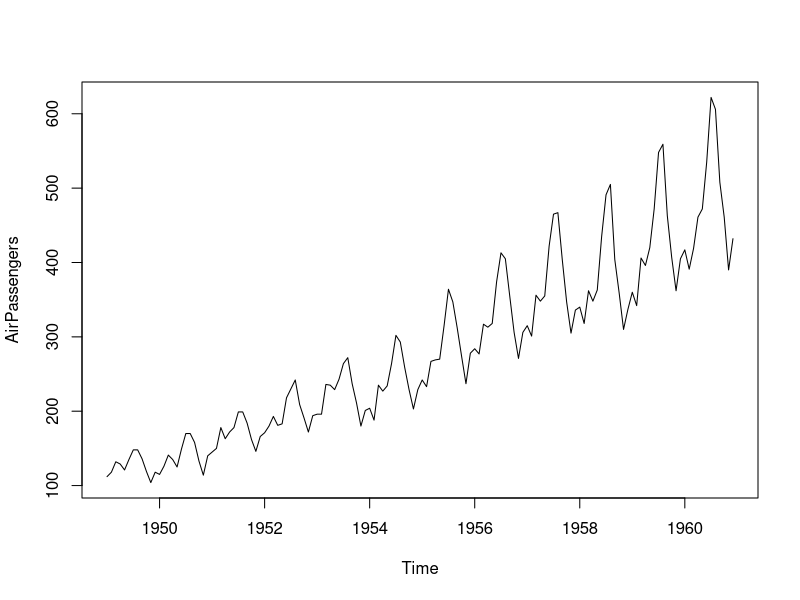
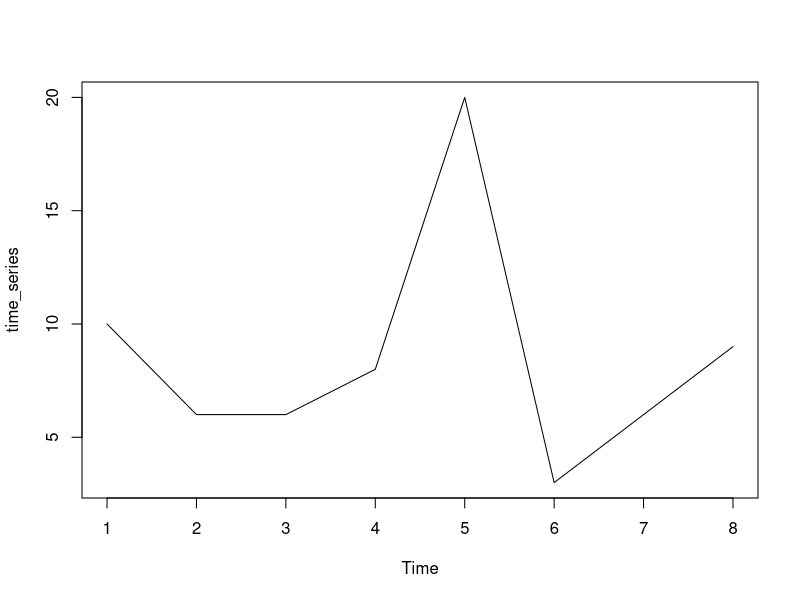
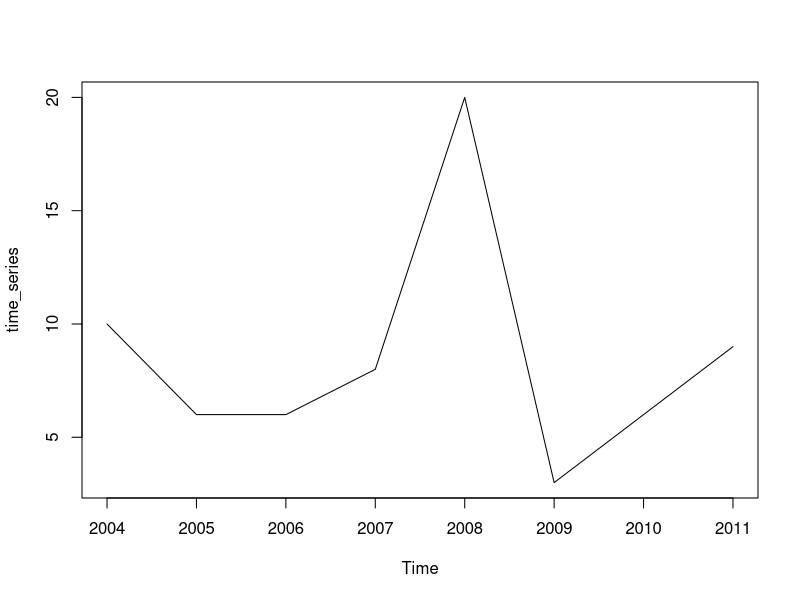
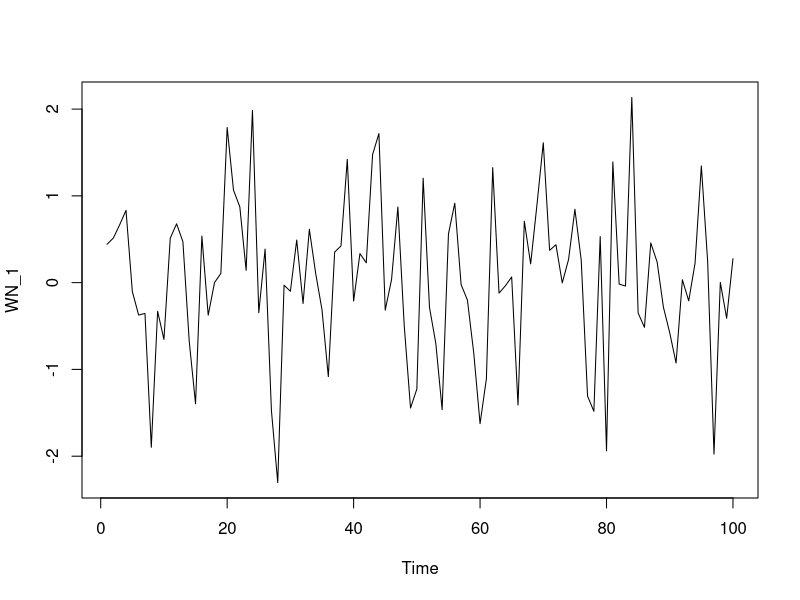
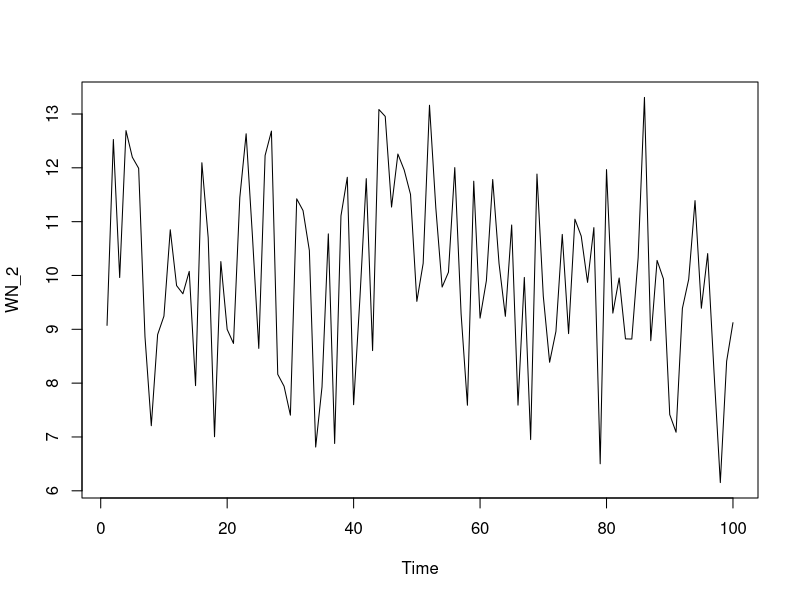
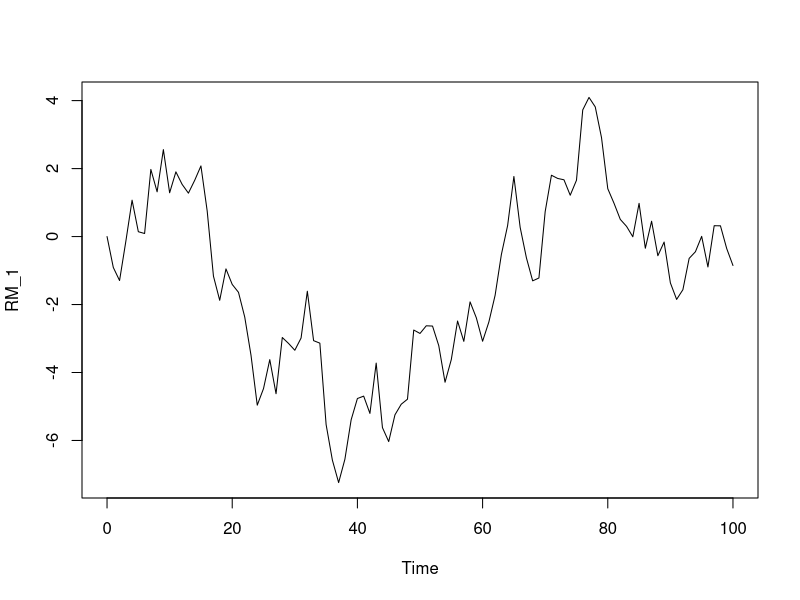
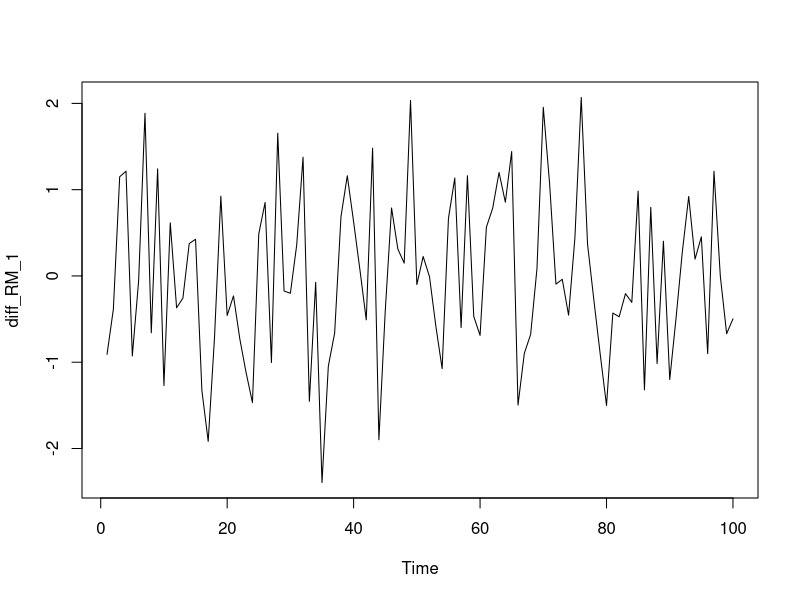
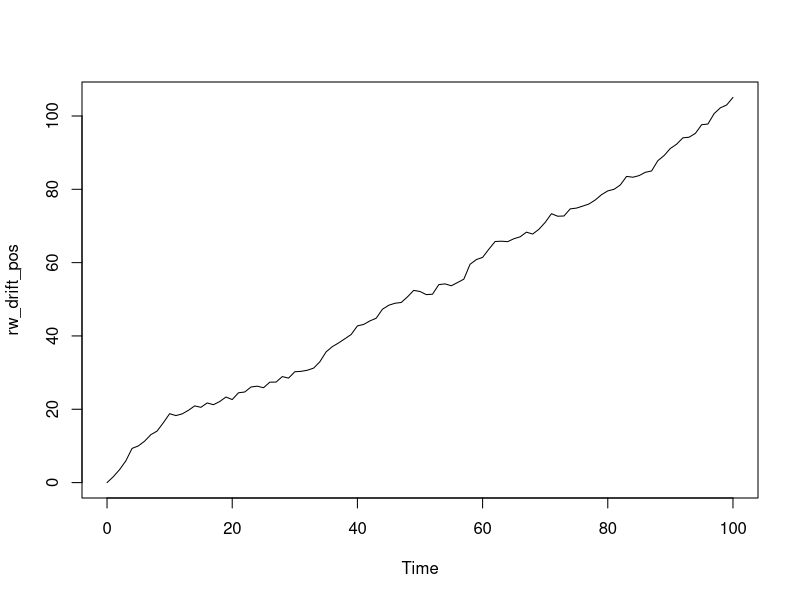

Generate these figures, in order, with R: (Note: this script raises an error after producing the figures.)
## ---- chunk 1
library(psych)
## ---- chunk 2
#plot(dataframe, xlab = "title", ylab = "title", type = "b") #note that type = "b" provides both data points and a line connecting each point
## ---- chunk 3
# Plot AirPassengers
plot(AirPassengers)

# View the start and end dates of AirPassengers
start(AirPassengers)
end(AirPassengers)

# Use time(), deltat(), frequency(), and cycle() with AirPassengers 
time(AirPassengers)
deltat(AirPassengers)
frequency(AirPassengers)
cycle(AirPassengers)

## ---- chunk 4
#Simple Time Series
data_vector <- c(10, 6, 6, 8, 20, 3, 6, 9)

#Turn the data vector into time series
time_series <- ts(data_vector)
#plot time series
plot(time_series)
## ---- chunk 5
#Instead of starting with 1, you can start with a year and then specify the frequency of observations

#Turn the data vector into time series
time_series <- ts(data_vector, start = 2004, frequency = 1)
#plot time series
plot(time_series)
## ---- chunk 6
#See if the data vector and time series are time series
is.ts(data_vector) #false
is.ts(time_series) #true
## ---- chunk 7
WN_1 <- arima.sim(model = list(order = c(0, 0, 0)), n = 100)
head(WN_1) #show some data
ts.plot(WN_1) #plot data
describe(WN_1) #The mean should be approx 0 and sd should be approx 1


#You can also add additional arguments to specify the mean and sd
WN_2 <- arima.sim(model = list(order = c(0, 0, 0)), n = 100,
                  mean = 10,
                  sd = 2)
head(WN_2) #show some data
ts.plot(WN_2) #plot data
describe(WN_2) #The mean should be approx 10 and sd should be approx 2

## ---- chunk 8
arima(WN_2, order = c(0, 0, 0)) #You can see that the mean should be approx 10
#Intercept is the estimated mean
# sigma^2 is the estiamted variance. The sd is the square root of this variance estimate.
sqrt(3.84) #This should be the same as the sd

#You can also find the mean and variance separately
mean(WN_2)
var(WN_2)
## ---- chunk 9
RM_1 <- arima.sim(model = list(order = c(0, 1, 0)), n = 100)
head(RM_1)
ts.plot(RM_1)

#Calculate the first difference in the time series.
diff_RM_1 <- diff(RM_1)
ts.plot(diff_RM_1) #This shows that when you remove the long-term trend of the Random Walk data, then it becomes White Noise
## ---- chunk 10
rw_drift_pos <- arima.sim(model = list(order = c(0, 1, 0)), n = 100, mean = 1) #mean = 1, so it will be a positive slope
ts.plot(rw_drift_pos)

rw_drift_neg <- arima.sim(model = list(order = c(0, 1, 0)), n = 100, mean = -1) #mean = -1, so it will be a negative slope
ts.plot(rw_drift_neg)

#You can then also calculate the first difference of the drift

rw_drift_diff_pos <- diff(rw_drift_pos)
ts.plot(rw_drift_diff_pos)

#You can then fit each model
model_pos <- arima(rw_drift_diff_pos)
model_pos

#Save the estimated time trend, which is the intercept
intercept_pos <- model_pos$coef
intercept_pos

#Now that you have the estimated coefficient or time trend, you can add the estimated time trend to the original data
ts.plot(rw_drift_pos) + 
abline(0, intercept_pos)

## ---- chunk 11
# Generate Data
white_noise <- arima.sim(model = list(order = c(0,0,0)), n = 100)

#Transform WN data to RW using cumsum()
random_walk <- cumsum(white_noise)

# Generate WN drift data
wn_drift <- arima.sim(model = list(order = c(0,0,0)), n = 100, mean = 0.4)
  
#Transform WN data to RW using cumsum()
rw_drift <- cumsum(wn_drift)

# Plot
plot.ts(cbind(white_noise, random_walk, wn_drift, rw_drift)) #note when you want to plot more than one time series use cbind(model_1, model_2, etc.) and enter the time series

## ---- chunk 12
library(tibble)
stocks <- as.tibble(EuStockMarkets)
stocks
dax <- stocks$DAX
smi <- stocks$SMI

ts.plot(dax)
ts.plot(smi)
ts.plot(cbind(dax, smi))

plot(dax,smi)

apply(stocks, MARGIN = 2, FUN = var) #looking at variance
apply(stocks, MARGIN = 2, FUN = sd) #looking at sd

pairs(stocks) #scatterplot matrix
plot(stocks)

ts.plot(stocks)



## ---- chunk 13
#mean and sd
mean(dax)
sd(dax)

mean(smi)
sd(smi)

#Covariance of these stocks. These depend of the scale of the variables
cov(dax, smi)

#Correlation of these stocks. These do not depend on the scale of the variables. These are standardized.
cor(dax, smi)

#You can see the relationship between covariance and correlation here
cov(dax, smi) / (sd(dax) * sd(smi)) #This is the covariance divided by the sd of each variable



## ---- chunk 14
acf(dax, lag.max = 10, plot = FALSE) #You can see that as the lag increases, the past lag has a lower correlation with the more recent price. In other words, today's price perfectly predicts today's price. Yesterday's price almost perfectly predicts today's price. Lastly, the price from two days ago, still strongly predicts today's price, but not as well as one day ago.

#Create an acf plot
acf(dax, lag.max = 100, plot = TRUE) #You can also view this graphically by using plot = TRUE. In this example, I used a larger lag.max, so differences can be perceivable
## ---- chunk 15
#AR Model with a 0.9 Slope
a <- arima.sim(model = list(ar = 0.9), n = 100) #This has large autocorrelation

#AR Model with a 0.0 slope
b <- arima.sim(model = list(ar = 0), n = 100) #This has lower autocorrelation

#AR Model with a -0.9 slope
c <- arima.sim(model = list(ar = -0.9), n = 100) #This moves around lots across observations

#Plot all simulated data
plot.ts(cbind(a,b,c))

#You can tell here larger autocorrelations approach 1, while more erratic autocorrelations approach -1. In other words, time series A has high autocorrelation, while time series C has low autocorrelation. In addition, the AR Model has higher persistence close to 1
## ---- chunk 16
#You can see the autocorrelation in these figures
acf(a)
acf(b)
acf(c)
## ---- chunk 17
# Simulate and plot AR model with slope 0.9 
d <- arima.sim(model = list(ar = 0.9), n = 200)
ts.plot(d)
acf(d)

# Simulate and plot AR model with slope 0.98
e <- arima.sim(model = list(ar = 0.98), n = 200)
ts.plot(e)
acf(e)

# Simulate and plot RW model
f <- arima.sim(model = list(order = c(0, 1, 0)), n = 200)
ts.plot(f)
acf(f)

ts.plot(cbind(d,e,f))

#Note that you can see that Series E has greater persistence than Series D, while the RW Model of series Z showes lits of persistence and little decay
## ---- chunk 18
data(Mishkin, package = "Ecdat")
inflation <- as.ts(Mishkin[,1]) #Inflation rate is the first column in the Mishkin dataset. This is extracting just that column
ts.plot(inflation) ; acf(inflation)
## ---- chunk 19
ar_inflation <- arima(inflation, order = c(1,0,0)) #1,0,0 indicates a first order AR Model
ar_inflation
#ar1 = 0.596
#intercept = 3.9745
#Sigma Squared is 9.713

#AR1 referes to estimate of slope parameter phi. Slope
#Intercept is estimate of the mean parameter mu. Mean
#Sigma Squared is estimation of the innovation variance. Variance
## ---- chunk 20
ts.plot(inflation)
ar_inflation_fitted <- inflation - residuals(ar_inflation) #The fitted values are equal to the observations - the residuals. In other words, you just used the arima(inflation, order = c(1,0,0)) to estimate the time series, which had error or residuals. You can then create fitted values by observations - model error
points(ar_inflation_fitted, type = "l", col = "red", lty = 2) #This shows that there is a close relationship between the fitted values y hat and the data series y. The red are the fitted values
## ---- chunk 21
#Fit the AR model to the AirPassengers dataset

AR <- arima(AirPassengers, order = c(1,0,0))
print(AR)

#Now plot the series and fitted values
ts.plot(AirPassengers)
AR_fitted <- AirPassengers - residuals(AR)
points(AR_fitted, type = "l", col = 2, lty = 2) #This is adding the fitted points to the plot of AirPassengers
#This shows that you modeled the data sucessfully and can predict future observations with the AR_fitted data

## ---- chunk 22
predict(ar_inflation)
## ---- chunk 23
predict(ar_inflation, n.ahead = 10)
## ---- chunk 24
#Use the Nile data

# Create an AR Model to Fit the Nile data
AR_fit <-arima(Nile, order  = c(1,0,0))
print(AR_fit)

# Make a 1-step forecast
predict_AR <- predict(AR_fit, n.ahead = 1)
predict_AR

# Look at 1-step forecast using $pred[1]
predict_AR$pred[1]

# Make 10-step forecast
predict(AR_fit, n.ahead = 10)

# Run to plot the Nile series plus the forecast and 95% prediction intervals
ts.plot(Nile, xlim = c(1871, 1980))
AR_forecast <- predict(AR_fit, n.ahead = 10)$pred
AR_forecast_se <- predict(AR_fit, n.ahead = 10)$se
points(AR_forecast, type = "l", col = 2) #This is the forcast
points(AR_forecast - 2*AR_forecast_se, type = "l", col = 2, lty = 2) #This is -2 se forecast
points(AR_forecast + 2*AR_forecast_se, type = "l", col = 2, lty = 2) #This is +2 se forecast

#You can see that the confidence itnerval is very wide, which indicates lower persistence in the model

## ---- chunk 25
# MA model with slope 0.9
x <- arima.sim(model = list(ma = 0.9), n = 100)

# MA model with slope 0.0
y <- arima.sim(model = list(ma = 0.0), n = 100)


# MA model with slope -0.9
z <- arima.sim(model = list(ma = -0.9), n = 100)


# Plot all three models together
plot.ts(cbind(x, y, z))

#There is some short run persistence

## ---- chunk 26
acf(x) #At the first lag this has a positive autocorrelation, then it is approximately 0 at other lags
acf(y) #At the first lag it has a large sample autocorrelation, then it is approxumately 0 at other lags
acf(z) #This has an alternating pattern
## ---- chunk 27
inflation_changes <- diff(inflation)
ts.plot(inflation) ; ts.plot(inflation_changes)
acf(inflation_changes, lag.max = 24)
#You can see a negative autocorrelation at lag 1 and then almost no autocorrelation at later lags
## ---- chunk 28
ma_inflation_changes <- arima(inflation_changes, order = c(0,0,1)) #This is first order MA Model
ma_inflation_changes
## ---- chunk 29
ts.plot(inflation_changes)
ma_inflation_changes_fitted <- inflation_changes - residuals(ma_inflation_changes)
points(ma_inflation_changes_fitted, type = "l", col = "red", lty = 2)
## ---- chunk 30
#1 step ahead forecast
predict(ma_inflation_changes)

#6 steps ahead
predict(ma_inflation_changes, n.ahead = 6)
## ---- chunk 31
# Fit an MA model for Nile
MA <- arima(Nile, order = c(0,0,1))
print(MA)

# Plot the Nile time series data and the MA_fit 
ts.plot(Nile)
MA_fit <- Nile - resid(MA)
points(MA_fit, type = "l", col = 2, lty = 2)

## ---- chunk 32
# 1-step forecast based on MA
predict_MA <- predict(MA)

# View 1-step forecast using $pred[1]
predict_MA$pred[1]

# 10-step forecast based on MA
predict(MA, n.ahead = 10)

# Plot the Nile series plus the forecast and 95% prediction intervals
ts.plot(Nile, xlim = c(1871, 1980))
MA_forecasts <- predict(MA, n.ahead = 10)$pred
MA_forecast_se <- predict(MA, n.ahead = 10)$se
points(MA_forecasts, type = "l", col = 2)
points(MA_forecasts - 2*MA_forecast_se, type = "l", col = 2, lty = 2)
points(MA_forecasts + 2*MA_forecast_se, type = "l", col = 2, lty = 2)

## ---- chunk 33
ma_inflation_changes <- arima(inflation_changes, order = c(0,0,1))
ma_inflation_changes
AIC(ma_inflation_changes)
BIC(ma_inflation_changes)

## ---- chunk 34
ar_inflation_changes <- arima(inflation_changes, order = c(1,0,0))
ar_inflation_changes
AIC(ar_inflation_changes)
BIC(ar_inflation_changes)
